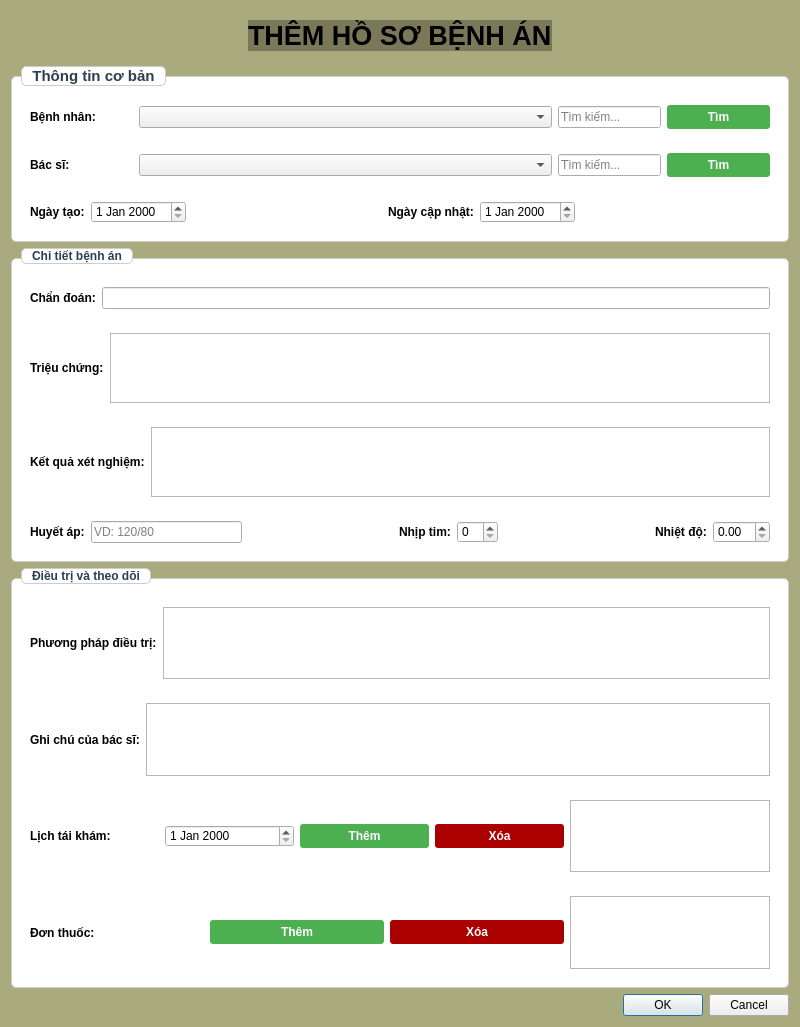
<?xml version="1.0" encoding="UTF-8"?>
<ui version="4.0">
 <class>AddEditMedicalRecordDialog</class>
 <widget class="QDialog" name="AddEditMedicalRecordDialog">
  <property name="geometry">
   <rect>
    <x>0</x>
    <y>0</y>
    <width>800</width>
    <height>1027</height>
   </rect>
  </property>
  <property name="focusPolicy">
   <enum>Qt::FocusPolicy::TabFocus</enum>
  </property>
  <property name="windowTitle">
   <string>Hồ Sơ Bệnh Án</string>
  </property>
  <property name="styleSheet">
   <string notr="true">QDialog {
    background-color: #aaaa7f;
}
QLabel {
    color: black;
    background-color: transparent;
    border: none;
    font-weight: bold;
}
QGroupBox {
    font-weight: bold;
    border: 1px solid #CCCCCC;
    border-radius: 5px;
    margin-top: 10px;
    padding-top: 10px;
}
QGroupBox::title {
    subcontrol-origin: margin;
    left: 10px;
    padding: 0 5px 0 5px;
}</string>
  </property>
  <layout class="QVBoxLayout" name="verticalLayout_3" stretch="0,0,0,0,0">
   <item>
    <widget class="QWidget" name="widgetTitleBar" native="true">
     <property name="styleSheet">
      <string notr="true">background-color: rgb(170, 170, 127);</string>
     </property>
     <layout class="QHBoxLayout" name="horizontalLayout_4">
      <item>
       <spacer name="horizontalSpacer">
        <property name="orientation">
         <enum>Qt::Orientation::Horizontal</enum>
        </property>
        <property name="sizeHint" stdset="0">
         <size>
          <width>225</width>
          <height>20</height>
         </size>
        </property>
       </spacer>
      </item>
      <item>
       <widget class="QLabel" name="label_15">
        <property name="font">
         <font>
          <family>Segoe UI</family>
          <pointsize>20</pointsize>
          <italic>false</italic>
          <bold>true</bold>
         </font>
        </property>
        <property name="styleSheet">
         <string notr="true">font: 700 20pt &quot;Segoe UI&quot;; 
background-color: rgb(121, 121, 90);</string>
        </property>
        <property name="text">
         <string>THÊM HỒ SƠ BỆNH ÁN</string>
        </property>
       </widget>
      </item>
      <item>
       <spacer name="horizontalSpacer_2">
        <property name="orientation">
         <enum>Qt::Orientation::Horizontal</enum>
        </property>
        <property name="sizeHint" stdset="0">
         <size>
          <width>225</width>
          <height>20</height>
         </size>
        </property>
       </spacer>
      </item>
     </layout>
    </widget>
   </item>
   <item>
    <widget class="QGroupBox" name="groupBoxBasicInfo">
     <property name="font">
      <font>
       <family>Arial</family>
       <pointsize>11</pointsize>
       <italic>false</italic>
       <bold>true</bold>
      </font>
     </property>
     <property name="styleSheet">
      <string notr="true">QGroupBox {
    font: bold 11pt &quot;Arial&quot;;
    color: #2C3E50;
    border: 1px solid #CCCCCC;
    border-radius: 5px;
    margin-top: 10px;
    padding-top: 10px;
    background-color: white;
}

QGroupBox::title {
    subcontrol-origin: margin;
    subcontrol-position: top left;
    border: 1px solid #CCCCCC;
    border-radius: 5px;
    left: 10px;
    padding: 0 8px 0 8px;
    background-color: white;
}
QPushButton {
    background-color: #4CAF50;
    color: white;
    border: none;
    padding: 5px 15px;
    border-radius: 3px;
    font-weight: bold;
}

QPushButton:hover {
    background-color: #45A049;
}

QPushButton:pressed {
    background-color: #3D8B40;
}</string>
     </property>
     <property name="title">
      <string>Thông tin cơ bản</string>
     </property>
     <layout class="QVBoxLayout" name="verticalLayout_4">
      <item>
       <widget class="QWidget" name="widget" native="true">
        <layout class="QHBoxLayout" name="horizontalLayout" stretch="1,4,1,1">
         <item>
          <widget class="QLabel" name="label">
           <property name="text">
            <string>Bệnh nhân:</string>
           </property>
          </widget>
         </item>
         <item>
          <widget class="QComboBox" name="cmbPatient"/>
         </item>
         <item>
          <widget class="QLineEdit" name="txtSearchPatient">
           <property name="placeholderText">
            <string>Tìm kiếm...</string>
           </property>
          </widget>
         </item>
         <item>
          <widget class="QPushButton" name="btnSearchPatient">
           <property name="text">
            <string>Tìm</string>
           </property>
          </widget>
         </item>
        </layout>
       </widget>
      </item>
      <item>
       <widget class="QWidget" name="widget_2" native="true">
        <layout class="QHBoxLayout" name="horizontalLayout_2" stretch="1,4,1,1">
         <item>
          <widget class="QLabel" name="label_2">
           <property name="text">
            <string>Bác sĩ:</string>
           </property>
          </widget>
         </item>
         <item>
          <widget class="QComboBox" name="cmbDoctor"/>
         </item>
         <item>
          <widget class="QLineEdit" name="txtSearchDoctor">
           <property name="placeholderText">
            <string>Tìm kiếm...</string>
           </property>
          </widget>
         </item>
         <item>
          <widget class="QPushButton" name="btnSearchDoctor">
           <property name="text">
            <string>Tìm</string>
           </property>
          </widget>
         </item>
        </layout>
       </widget>
      </item>
      <item>
       <widget class="QWidget" name="widget_3" native="true">
        <layout class="QHBoxLayout" name="horizontalLayout_3">
         <item>
          <widget class="QLabel" name="label_6">
           <property name="text">
            <string>Ngày tạo:</string>
           </property>
          </widget>
         </item>
         <item>
          <widget class="QDateEdit" name="dateCreation"/>
         </item>
         <item>
          <spacer name="horizontalSpacer_3">
           <property name="orientation">
            <enum>Qt::Orientation::Horizontal</enum>
           </property>
           <property name="sizeHint" stdset="0">
            <size>
             <width>40</width>
             <height>20</height>
            </size>
           </property>
          </spacer>
         </item>
         <item>
          <widget class="QLabel" name="label_3">
           <property name="text">
            <string>Ngày cập nhật:</string>
           </property>
          </widget>
         </item>
         <item>
          <widget class="QDateEdit" name="dateLastUpdated"/>
         </item>
         <item>
          <spacer name="horizontalSpacer_4">
           <property name="orientation">
            <enum>Qt::Orientation::Horizontal</enum>
           </property>
           <property name="sizeHint" stdset="0">
            <size>
             <width>40</width>
             <height>20</height>
            </size>
           </property>
          </spacer>
         </item>
        </layout>
       </widget>
      </item>
     </layout>
    </widget>
   </item>
   <item>
    <widget class="QGroupBox" name="groupBoxMedicalDetails">
     <property name="styleSheet">
      <string notr="true">QGroupBox {
    font: bold 11pt &quot;Arial&quot;;
    color: #2C3E50;
    border: 1px solid #CCCCCC;
    border-radius: 5px;
    margin-top: 10px;
    padding-top: 10px;
    background-color: white;
}

QGroupBox::title {
    subcontrol-origin: margin;
    subcontrol-position: top left;
    border: 1px solid #CCCCCC;
    border-radius: 5px;
    left: 10px;
    padding: 0 8px 0 8px;
    background-color: white;
}
QPushButton {
    background-color: #4CAF50;
    color: white;
    border: none;
    padding: 5px 15px;
    border-radius: 3px;
    font-weight: bold;
}

QPushButton:hover {
    background-color: #45A049;
}

QPushButton:pressed {
    background-color: #3D8B40;
}</string>
     </property>
     <property name="title">
      <string>Chi tiết bệnh án</string>
     </property>
     <layout class="QVBoxLayout" name="verticalLayout">
      <item>
       <widget class="QWidget" name="widget_5" native="true">
        <layout class="QHBoxLayout" name="horizontalLayout_5">
         <item>
          <widget class="QLabel" name="label_7">
           <property name="text">
            <string>Chẩn đoán:</string>
           </property>
          </widget>
         </item>
         <item>
          <widget class="QLineEdit" name="txtDiagnosis"/>
         </item>
        </layout>
       </widget>
      </item>
      <item>
       <widget class="QWidget" name="widget_7" native="true">
        <layout class="QHBoxLayout" name="horizontalLayout_7">
         <item>
          <widget class="QLabel" name="label_5">
           <property name="text">
            <string>Triệu chứng:</string>
           </property>
          </widget>
         </item>
         <item>
          <widget class="QTextEdit" name="txtSymptoms"/>
         </item>
        </layout>
       </widget>
      </item>
      <item>
       <widget class="QWidget" name="widget_8" native="true">
        <layout class="QHBoxLayout" name="horizontalLayout_6">
         <item>
          <widget class="QLabel" name="label_13">
           <property name="text">
            <string>Kết quả xét nghiệm:</string>
           </property>
          </widget>
         </item>
         <item>
          <widget class="QTextEdit" name="txtTestResults"/>
         </item>
        </layout>
       </widget>
      </item>
      <item>
       <widget class="QWidget" name="widget_vitals" native="true">
        <layout class="QHBoxLayout" name="horizontalLayout_vitals">
         <item>
          <widget class="QLabel" name="label_8">
           <property name="text">
            <string>Huyết áp:</string>
           </property>
          </widget>
         </item>
         <item>
          <widget class="QLineEdit" name="txtBloodPressure">
           <property name="placeholderText">
            <string>VD: 120/80</string>
           </property>
          </widget>
         </item>
         <item>
          <spacer name="horizontalSpacer_vitals1">
           <property name="orientation">
            <enum>Qt::Orientation::Horizontal</enum>
           </property>
           <property name="sizeHint" stdset="0">
            <size>
             <width>20</width>
             <height>20</height>
            </size>
           </property>
          </spacer>
         </item>
         <item>
          <widget class="QLabel" name="label_9">
           <property name="text">
            <string>Nhịp tim:</string>
           </property>
          </widget>
         </item>
         <item>
          <widget class="QSpinBox" name="spinHeartRate"/>
         </item>
         <item>
          <spacer name="horizontalSpacer_vitals2">
           <property name="orientation">
            <enum>Qt::Orientation::Horizontal</enum>
           </property>
           <property name="sizeHint" stdset="0">
            <size>
             <width>20</width>
             <height>20</height>
            </size>
           </property>
          </spacer>
         </item>
         <item>
          <widget class="QLabel" name="label_10">
           <property name="text">
            <string>Nhiệt độ:</string>
           </property>
          </widget>
         </item>
         <item>
          <widget class="QDoubleSpinBox" name="spinBodyTemp"/>
         </item>
        </layout>
       </widget>
      </item>
     </layout>
    </widget>
   </item>
   <item>
    <widget class="QGroupBox" name="groupBoxTreatment">
     <property name="styleSheet">
      <string notr="true">QGroupBox {
    font: bold 11pt &quot;Arial&quot;;
    color: #2C3E50;
    border: 1px solid #CCCCCC;
    border-radius: 5px;
    margin-top: 10px;
    padding-top: 10px;
    background-color: white;
}

QGroupBox::title {
    subcontrol-origin: margin;
    subcontrol-position: top left;
    border: 1px solid #CCCCCC;
    border-radius: 5px;
    left: 10px;
    padding: 0 8px 0 8px;
    background-color: white;
}
QPushButton {
    background-color: #4CAF50;
    color: white;
    border: none;
    padding: 5px 15px;
    border-radius: 3px;
    font-weight: bold;
}

QPushButton:hover {
    background-color: #45A049;
}

QPushButton:pressed {
    background-color: #3D8B40;
}</string>
     </property>
     <property name="title">
      <string>Điều trị và theo dõi</string>
     </property>
     <layout class="QVBoxLayout" name="verticalLayout_2">
      <item>
       <widget class="QWidget" name="widget_12" native="true">
        <layout class="QHBoxLayout" name="horizontalLayout_12">
         <item>
          <widget class="QLabel" name="label_12">
           <property name="text">
            <string>Phương pháp điều trị:</string>
           </property>
          </widget>
         </item>
         <item>
          <widget class="QTextEdit" name="txtTreatment"/>
         </item>
        </layout>
       </widget>
      </item>
      <item>
       <widget class="QWidget" name="widget_11" native="true">
        <layout class="QHBoxLayout" name="horizontalLayout_11">
         <item>
          <widget class="QLabel" name="label_11">
           <property name="text">
            <string>Ghi chú của bác sĩ:</string>
           </property>
          </widget>
         </item>
         <item>
          <widget class="QTextEdit" name="txtDoctorNotes"/>
         </item>
        </layout>
       </widget>
      </item>
      <item>
       <widget class="QWidget" name="widget_13" native="true">
        <layout class="QHBoxLayout" name="horizontalLayout_13">
         <item>
          <widget class="QLabel" name="label_4">
           <property name="text">
            <string>Lịch tái khám:</string>
           </property>
          </widget>
         </item>
         <item>
          <widget class="QDateEdit" name="dateFollowUp"/>
         </item>
         <item>
          <widget class="QPushButton" name="btnAddFollowUp">
           <property name="text">
            <string>Thêm</string>
           </property>
          </widget>
         </item>
         <item>
          <widget class="QPushButton" name="btnRemoveFollowUp">
           <property name="styleSheet">
            <string notr="true">QPushButton {
    background-color: #aa0000;
    color: white;
    border: none;
    padding: 5px 15px;
    border-radius: 3px;
    font-weight: bold;
}

QPushButton:hover {
    background-color: #e80000;
}

QPushButton:pressed {
    background-color: #e80000;
}</string>
           </property>
           <property name="text">
            <string>Xóa</string>
           </property>
          </widget>
         </item>
         <item>
          <widget class="QListWidget" name="listFollowUp">
           <property name="maximumSize">
            <size>
             <width>200</width>
             <height>16777215</height>
            </size>
           </property>
          </widget>
         </item>
        </layout>
       </widget>
      </item>
      <item>
       <widget class="QWidget" name="widget_14" native="true">
        <layout class="QHBoxLayout" name="horizontalLayout_14">
         <item>
          <widget class="QLabel" name="label_14">
           <property name="text">
            <string>Đơn thuốc:</string>
           </property>
          </widget>
         </item>
         <item>
          <widget class="QPushButton" name="btnAddPrescription">
           <property name="text">
            <string>Thêm</string>
           </property>
          </widget>
         </item>
         <item>
          <widget class="QPushButton" name="btnRemovePrescription">
           <property name="styleSheet">
            <string notr="true">QPushButton {
    background-color: #aa0000;
    color: white;
    border: none;
    padding: 5px 15px;
    border-radius: 3px;
    font-weight: bold;
}

QPushButton:hover {
    background-color: #e80000;
}

QPushButton:pressed {
    background-color: #e80000;
}</string>
           </property>
           <property name="text">
            <string>Xóa</string>
           </property>
          </widget>
         </item>
         <item>
          <widget class="QListWidget" name="listPrescriptions">
           <property name="maximumSize">
            <size>
             <width>200</width>
             <height>16777215</height>
            </size>
           </property>
          </widget>
         </item>
        </layout>
       </widget>
      </item>
     </layout>
    </widget>
   </item>
   <item>
    <widget class="QDialogButtonBox" name="buttonBox">
     <property name="orientation">
      <enum>Qt::Orientation::Horizontal</enum>
     </property>
     <property name="standardButtons">
      <set>QDialogButtonBox::StandardButton::Cancel|QDialogButtonBox::StandardButton::Ok</set>
     </property>
    </widget>
   </item>
  </layout>
 </widget>
 <resources/>
 <connections/>
</ui>
